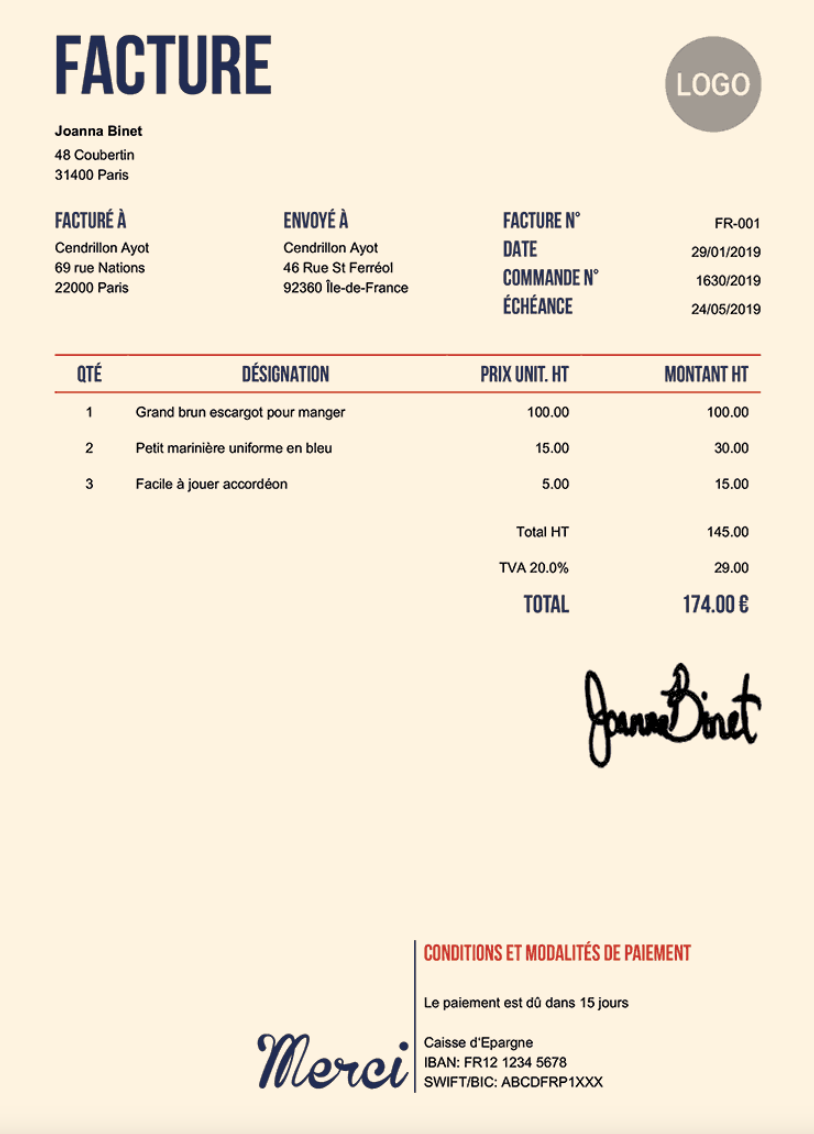
#> input picture facture1.png, 814 x 1134 px
$ python -i tesseract.py   (imports and definitions only)
#> lines starting #> are read from the running program, lines starting #| are printed output that depends on the picture; after the words box and inside, x2 and y2 are one past the last pixel; in counts of white or black regions, pixels touching at a corner belong together
#> further down, picture is the input picture: shape (1134, 814, 3); mean B, G, R 216.1, 233.7, 244.8
from PIL import Image, ImageTk
import cv2
import os
import pytesseract


# fonction pour redimensionner l'image selon un facteur de mise à l'échelle
# [4 lines left out: function resize_image, not called in this run]

# fonction pour ajuster et valider les coordonnées des ROI selon le facteur de mise à l'échelle
def adjust_and_validate_roi(roi, scale_factor):
    x1, y1, x2, y2 = [int(x * scale_factor) for x in roi]  # applique le facteur de mise à l'échelle aux coordonnées du ROI
    return x1, y1, x2, y2  # retourne les coordonnées ajustées

# Fonctions pour redresser une image penchée
#Source: https://becominghuman.ai/how-to-automatically-deskew-straighten-a-text-image-using-opencv-a0c30aed83df
# Détection de l'angle
def getSkewAngle(cvImage) -> float:
    # Prépare l'image, la copie, la convertit en "grayscale", applique blur et threshold
    newImage = cvImage.copy()
    gray = cv2.cvtColor(newImage, cv2.COLOR_BGR2GRAY)
    blur = cv2.GaussianBlur(gray, (9, 9), 0)
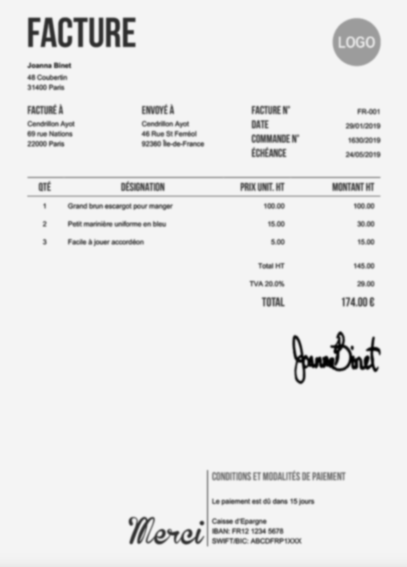
#> blur: shape (1134, 814) (shown at 1/2 size); min 0, max 244, mean 234.9
    thresh = cv2.threshold(blur, 0, 255, cv2.THRESH_BINARY_INV + cv2.THRESH_OTSU)[1]
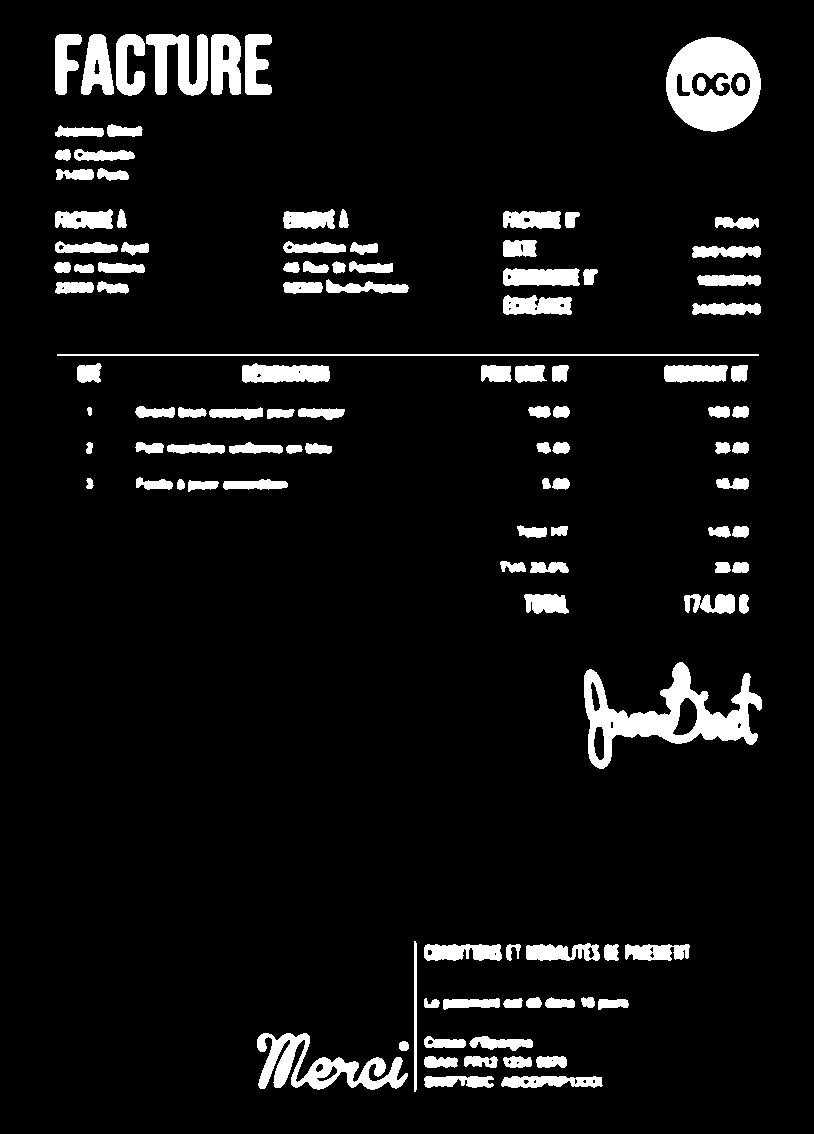
#> thresh: shape (1134, 814); 7% white; 115 white regions, largest, box (x1, y1, x2, y2) and area: (584, 662, 762, 769) 6626, (666, 37, 761, 132) 5997, (257, 1033, 408, 1090) 3672

    # Dilate le texte afin d'obtenir de faire ressortir les lignes et paragraphes
    # Applique un kernel plus grand sur l'axe X pour fusionner les caractères et obtenir une ligne compacte sans espaces
    # Applique un kernel plus petit sur l'axe Y pour bien séparer les blocs de texte
    kernel = cv2.getStructuringElement(cv2.MORPH_RECT, (30, 5))
    dilate = cv2.dilate(thresh, kernel, iterations=2)
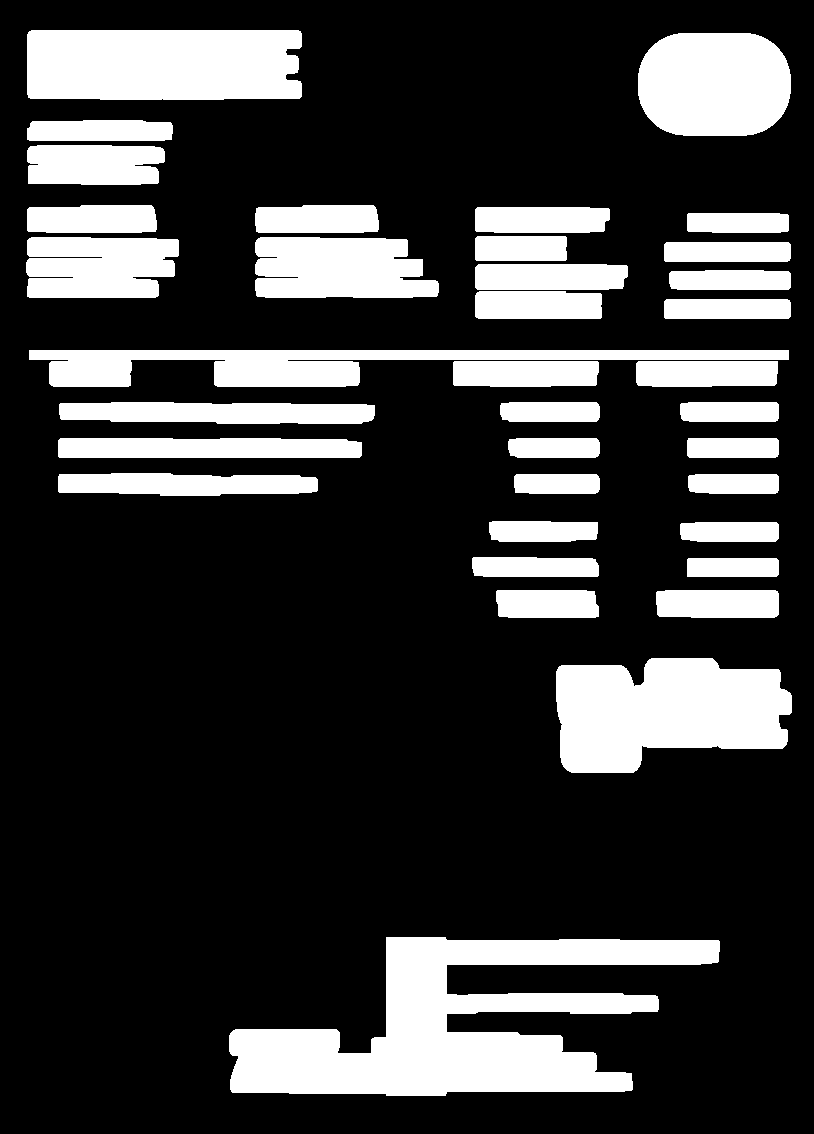
#> dilate: shape (1134, 814); 22.8% white; 36 white regions

    # Trouve les contours
    contours, hierarchy = cv2.findContours(dilate, cv2.RETR_LIST, cv2.CHAIN_APPROX_SIMPLE)
#> contours = 36 contours; largest, box (x1, y1, x2, y2) and area: (229, 937, 720, 1096) 37524, (556, 658, 792, 773) 20473, (27, 30, 302, 100) 18452, (638, 33, 791, 136) 13605, (29, 350, 789, 387) 12700
    contours = sorted(contours, key = cv2.contourArea, reverse = True)
    for c in contours:
        rect = cv2.boundingRect(c)
        x,y,w,h = rect
        cv2.rectangle(newImage,(x,y),(x+w,y+h),(0,255,0),2)
#> this loop made 36 passes
#> (x, y, w, h) on passes 1 to 8: (229, 937, 491, 159), (556, 658, 236, 115), (27, 30, 275, 70), (638, 33, 153, 103), (29, 350, 760, 37), (255, 237, 184, 61), (26, 237, 153, 61), (59, 402, 316, 22)
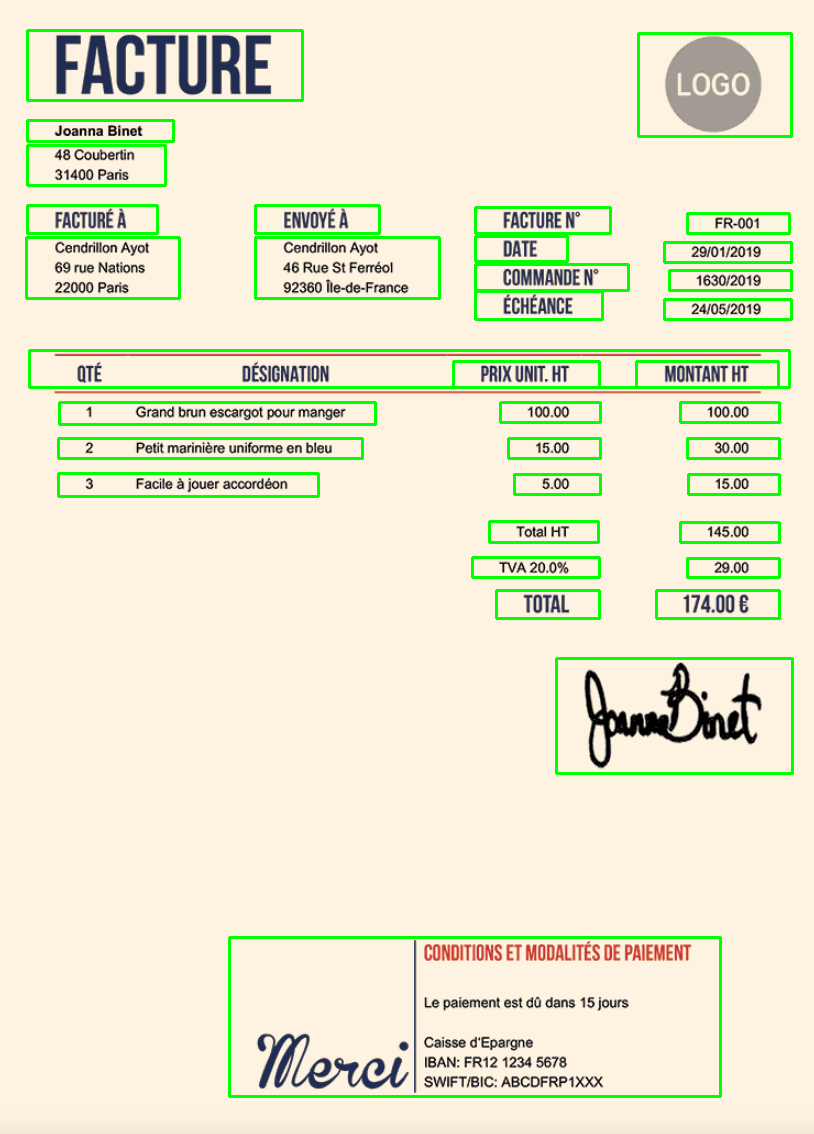
#> newImage: shape (1134, 814, 3); 4.7% of pixels changed, all inside (x1, y1, x2, y2) = (25, 29, 794, 1098)

    # Trouve le contour le plus large et traite le
    largestContour = contours[0]
#> largestContour = contour of 133 points, box (x1, y1, x2, y2) (229, 937, 720, 1096), area 37524
    minAreaRect = cv2.minAreaRect(largestContour)
#> minAreaRect = ((474, 1016), (158, 490), -90)

    # Détermine l'angle et le convertir en angle de rotation par rapport à une image droite
    angle = minAreaRect[-1]
#> angle = -90
    if angle > 45:
        angle = angle - 90
    return -1.0 * angle

# Fait pivoter l'image autour de son centre
# [7 lines left out: function rotateImage, not called in this run]

>>> import cv2
>>> picture = cv2.imread('facture1.png')
>>> result = getSkewAngle(picture)
#> result = 90

$ run again, on facture10.png
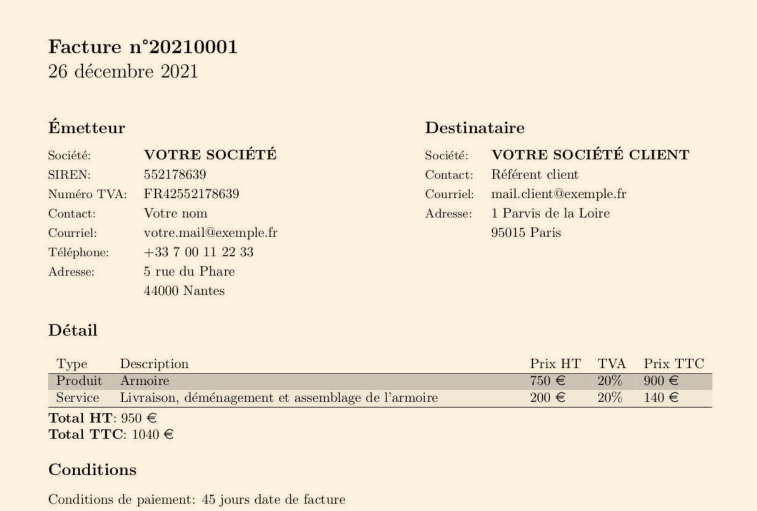
#> input picture facture10.png, 1513 x 1022 px (shown at 1/2 size)
#> picture is the input picture: shape (1022, 1513, 3); mean B, G, R 216.4, 234.8, 245.4
#> in getSkewAngle, `thresh = cv2.threshold(blur, 0, 255, cv2.THRESH_BINARY_INV + cv2.THRES..`:
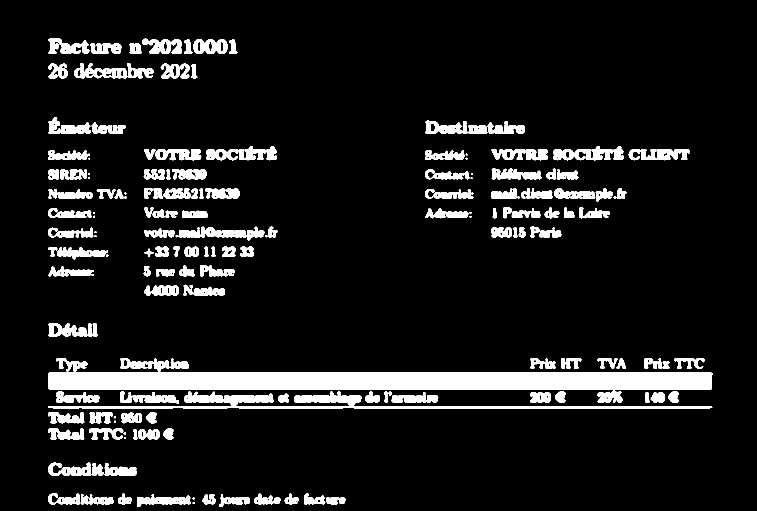
#> thresh: shape (1022, 1513) (shown at 1/2 size); 9.9% white; 158 white regions (23 under 20 px), largest, box (x1, y1, x2, y2) and area: (96, 716, 1425, 780) 47295, (96, 783, 1425, 817) 11354, (148, 126, 307, 157) 2500
#> dilate: shape (1022, 1513); 23.7% white; 28 white regions
#> contours = 35 contours; largest, box (x1, y1, x2, y2) and area: (68, 712, 1455, 851) 135449, (68, 983, 721, 1018) 18568, (822, 288, 1410, 325) 17536, (69, 73, 505, 112) 15386, (69, 122, 425, 161) 13006
#> the loop in getSkewAngle, `for c in contours:` made 35 passes
#> (x, y, w, h) on passes 1 to 8: (68, 712, 1387, 139), (68, 983, 653, 35), (822, 288, 588, 37), (69, 73, 436, 39), (69, 122, 356, 39), (822, 372, 461, 35), (69, 372, 440, 30), (823, 411, 427, 30)
#> after the loop in getSkewAngle, `for c in contours:`:
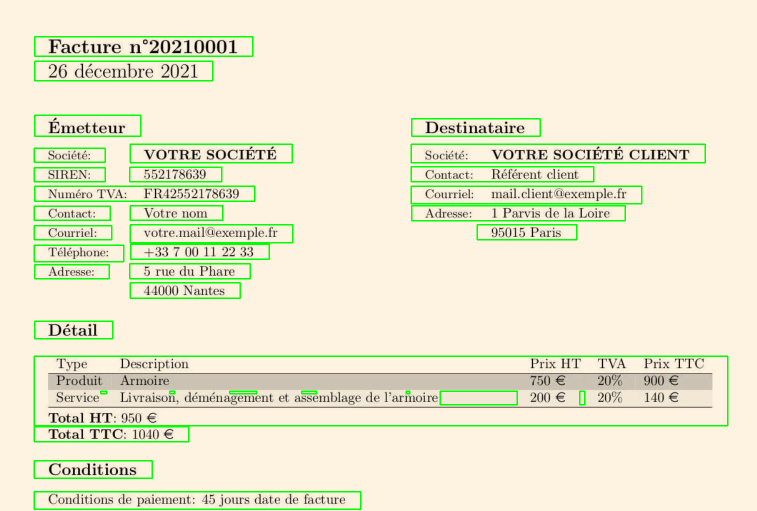
#> newImage: shape (1022, 1513, 3) (shown at 1/2 size); 4.06% of pixels changed, all inside (x1, y1, x2, y2) = (67, 72, 1457, 1020)
#> largestContour = contour of 126 points, box (x1, y1, x2, y2) (68, 712, 1455, 851), area 135449
#> minAreaRect = ((761, 781), (138, 1386), -90)
#> angle = -90
#> result = 90
